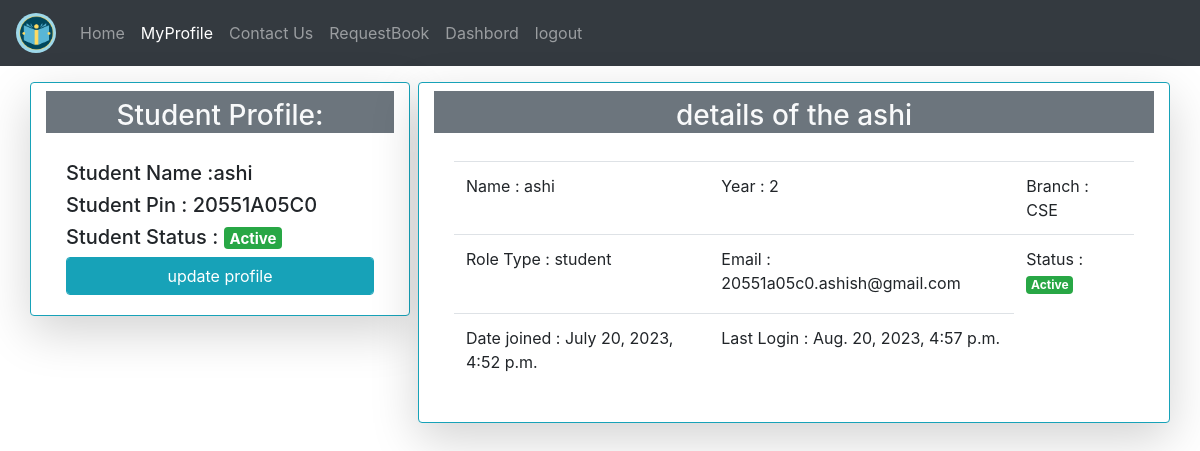
The app's page /stdprof/ (signed in) with its own data.
### LibraryApp/models.py (models this page shows)
class User(AbstractUser):
	rt = [
		(0,'Guest'),
		(1,'Student'),
		(2,'Teacher'),
	]
	eid = models.CharField(max_length=20)
	role_type = models.IntegerField(default=0)

class StdProfile(models.Model):
	sg = [
		("h","Select Your Gender"),
		('M',"Male"),
		("F","Female")
	]
	b = [
		('G','----- Select Branch -----'),
		('CSE','Computer Science and Engineering'),
		('ECE','Electrical and Communication Engineering'),
		('EEE','Electrical and Electronics Engineering'),
		('CIVIL','Civil Engineering'),
		('MECH','Mechanical Engineering')
	]
	y = [
		('0','----- Select Year -----'),
		('1','1st Year'),
		('2','2nd Year'),
		('3','3rd Year'),
		('4','4th Year'),
	]
	sage = models.IntegerField()
	sgen = models.CharField(max_length=5,default='h',choices=sg)
	sbranch = models.CharField(max_length=6,default='G',choices=b)
	syear = models.CharField(max_length=3,default="0",choices=y)
	sstatus = models.BooleanField(default=0)
	std = models.OneToOneField(User,on_delete=models.CASCADE)

### LibraryApp/views.py (the view)
# urls.py: path('stdprof/',views.stdprof,name='stdprof'),
def stdprof(request):
    return render(request,'html/stdprof.html')

### templates/html/stdprof.html (shortened to what this page needs)
{% extends 'html/base.html' %}
{% block content %}
<div class="row">
    <div class="col-md-4 mr-2 card shadow-lg border rounded border-info h-100">
         <h3  class="bg-secondary text-light mt-2 pt-2 text-center">Student Profile:</h3>
        <div class="card-body">
            <h5>Student Name :{{request.user.username}}</h5>
            <h5>Student Pin  : {{request.user.eid}} </h5>
            <h5>Student Status : {% if request.user.stdprofile.sstatus == 1 %}<span class="badge badge-success">Active</span>{% else %}<span class="badge badge-danger">InActive</span>{% endif %}</h5>
            <a href="{% url 'update' %}" class="btn btn-info form-control" >update profile</a>
        </div>
    </div>
    {% if request.user.stdprofile.sstatus == 1 %}
    <div class="col card shadow-lg  border rounded border-info">
        <h3  class="bg-secondary text-light mt-2 pt-2 text-center">details of the {{request.user.username}}</h3>
        <div class="card-body ht-100 ">
           <table class="table">
                <tr class="">
                    <td>Name : {{request.user.username}} </td>
                    <td>Year : {{request.user.stdprofile.syear}}</td>
                    <td>Branch : {{request.user.stdprofile.sbranch}}</td>
                </tr>
                <tr>
                    <td>Role Type : {% if request.user.role_type == 1 %} student
                                    {% endif %}
                    </td>
                    <td>Email : {{request.user.email}}</td>
                    <td>Status : {% if request.user.is_active == 1 %}
                        <h5 class="badge badge-success">Active</h5>
                        {% else %}
                        <span class="badge badge-danger">InActive</span>
                        {% endif %}</td>
                </tr>
                <tr>
                    <td>Date joined : {{request.user.date_joined}}</td>
                    <td>Last Login  : {{request.user.last_login}}</td>
                </tr>
           </table>
        </div>
        {% endif %}
    </div>
</div>
{% endblock %}

### records on screen
User: user.username "ashi", user.eid "20551A05C0", user.stdprofile.syear "2", user.stdprofile.sbranch "CSE", user.email "20551a05c0.ashish@gmail.com", user.date_joined "July 20, 2023, 4:52 p.m.", user.last_login "Aug. 20, 2023, 4:57 p.m."
